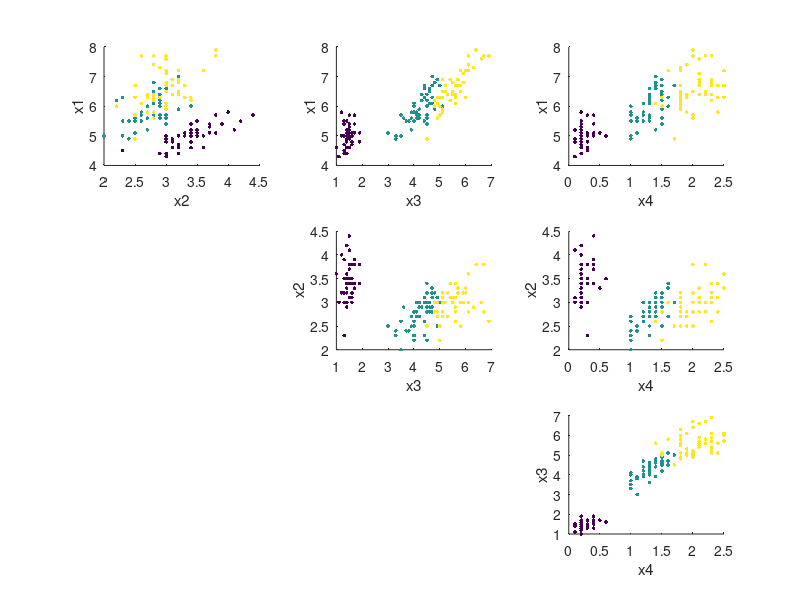
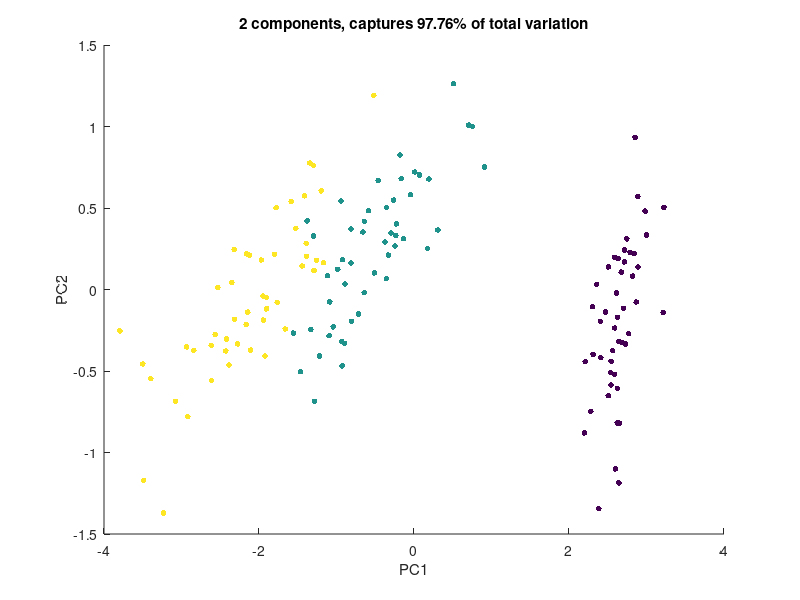
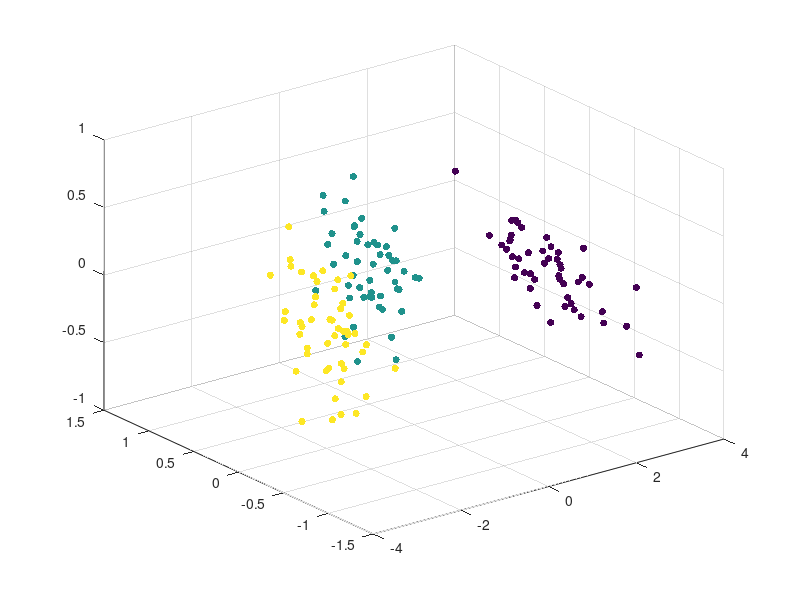

Source code (MATLAB) for these figures, in order: (Note: this script raises an error after producing the figures.)
load irisdata.txt             % array of size 150 x 5

X = irisdata(:,1:4)';       % 150 columns of length 4
spec = irisdata(:,5)';      % vector of length 150 with species (0,1,or 2)
n = size(X,2);

figure(1)                   % plot x_i vs x_j for all combinations of i,j
for i=1:4
  for j=1:i-1
     subplot(3,3,(i-1)+3*(j-1))
     scatter(X(i,:),X(j,:),7,spec,'filled')
     xlabel(sprintf('x%g',i)); ylabel(sprintf('x%g',j))
  end
end

% data normalization 
Xmean = mean(X,2)           % find mean
A = X - Xmean*ones(1,n);    % subtract mean from each point
rho = norm(A,'fro')^2       % total variation of data

[U,S,V] = svd(A,'econ');    % find singular value decomposition
sigma = diag(S)             % singular values

rho = norm(sigma)^2         % gives same variation as above

C = S(1:3,1:3)*V(:,1:3)';   % first 3 coefficients for each point, same as U(:,1:3)'*A;

q2 = norm(sigma(1:2))^2/rho % part of variation captured by first 2 components
figure(2);
scatter(C(1,:),C(2,:),17,spec,'filled')
xlabel('PC1'); ylabel('PC2')
title(sprintf('2 components, captures %.4g%% of total variation',100*q2))

q3 = norm(sigma(1:3))^2/rho   % part of variation captured by first 3 components
figure(3);
scatter3(C(1,:),C(2,:),C(3,:),27,spec,'filled')
nice3dn
xlabel('PC1'); ylabel('PC2'); zlabel('PC3')
title(sprintf('3 components, captures %.4g%% of total variation',100*q3))
% you can rotate and spin this graph with the mouse
